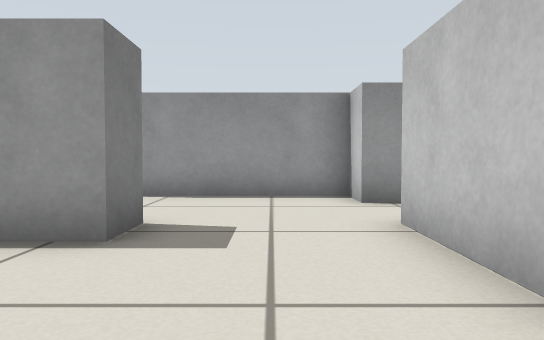
view 1 (above)

18 first-person views from a walk through a Gazebo world. The camera is 0.39 m above the floor, tilts 2° down and sees 70° across. The floor is counted in squares, 0.5 m on a side. Each view is taken from the middle of a square. On the plan, view 1 faces up. The plan holds only what a view shows up to about 12 squares ahead; the rest is blank.

view 2
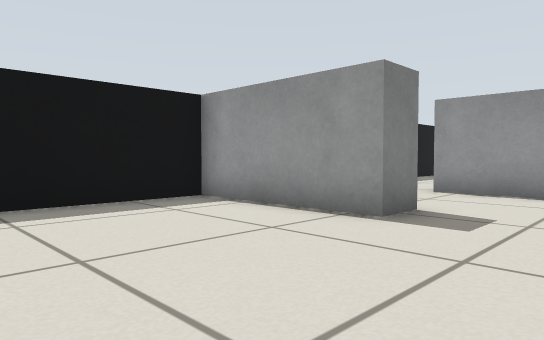

view 3
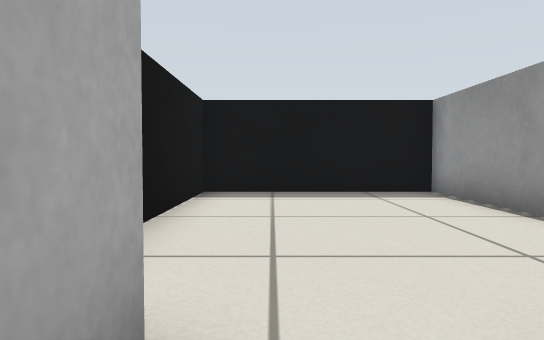

view 4
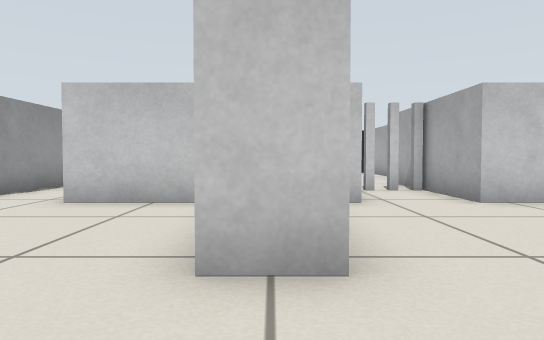

view 5
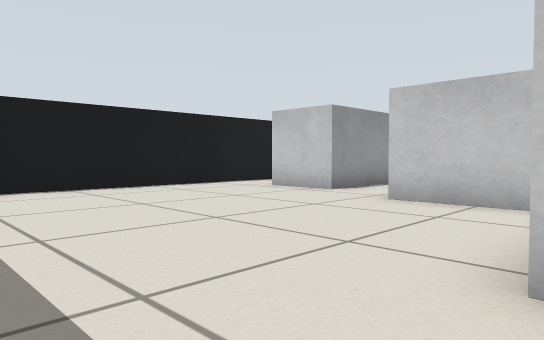

view 6
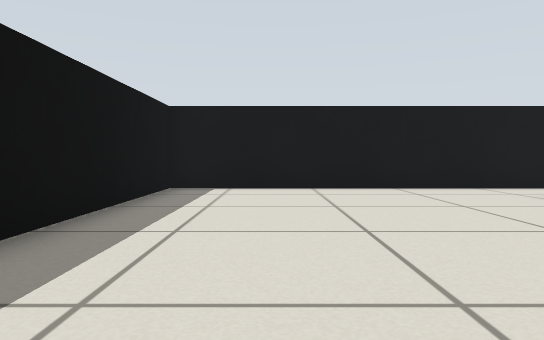

view 7
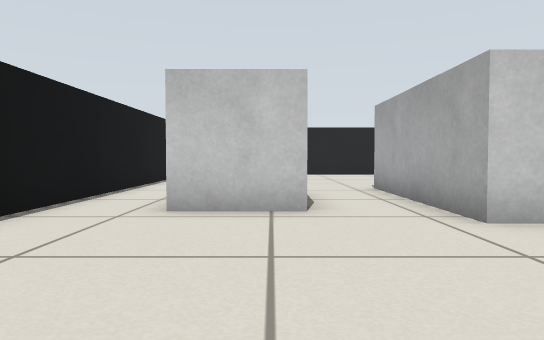

view 8
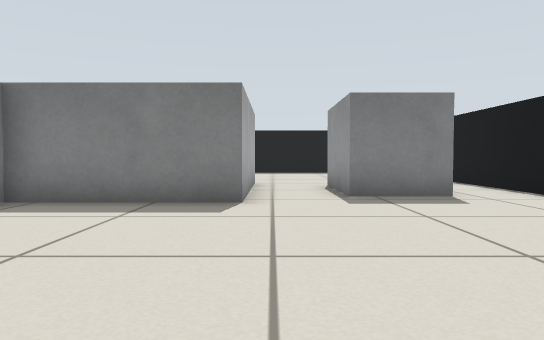

view 9
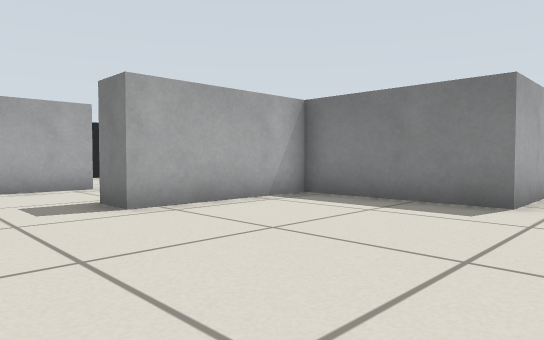

view 10
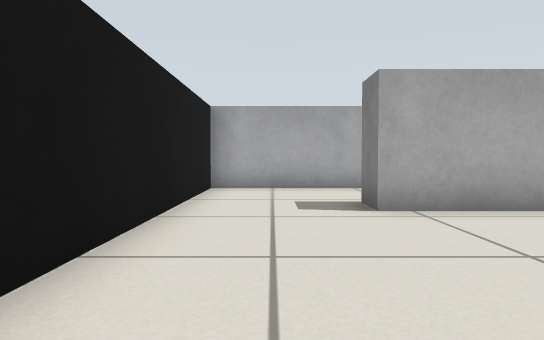

view 11
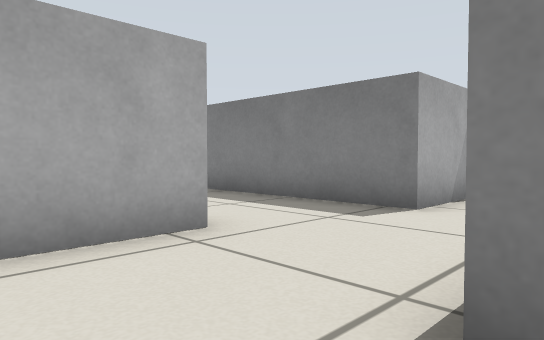

view 12
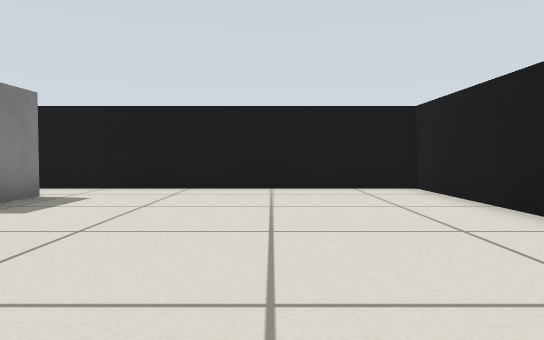

view 13
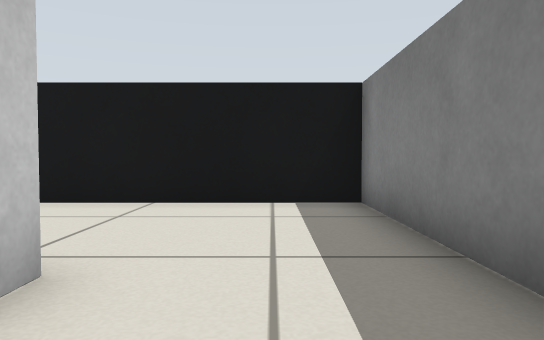

view 14
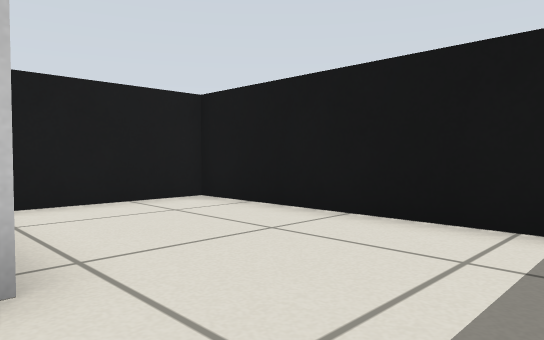

view 15
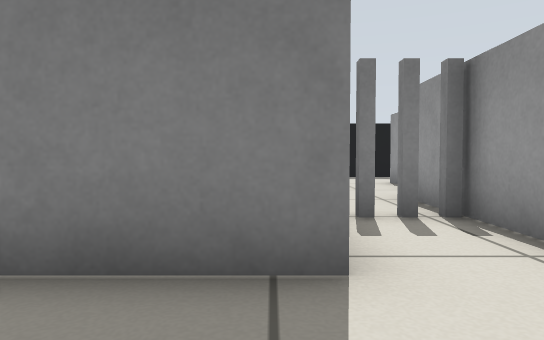

view 16
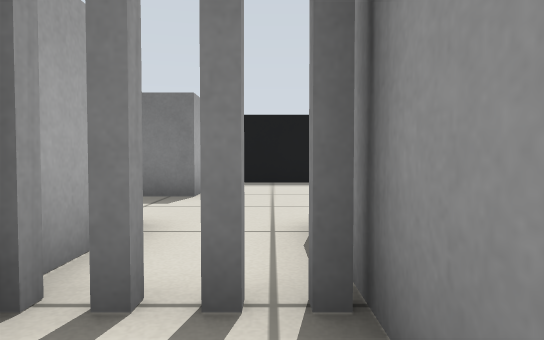

view 17
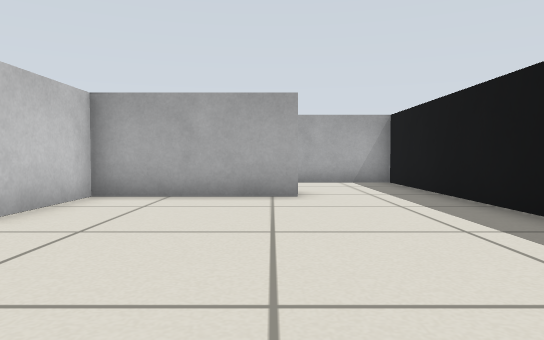

view 18
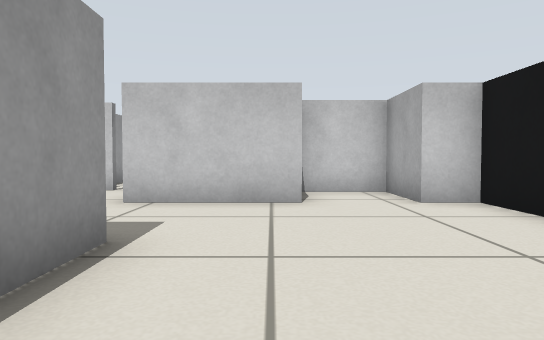

### Floor plan
Key: @ floor where view 1 was taken; # wall or solid block; . floor; B grey box; P grey post.
Columns run from 6 left of view 1 to 14 right of it. Each row starts with its distance up from view 1.
 18 #####################
 17 #...................#
 16 #...................#
 15 #........B B........#
 14 #........BBB........#
 13 #...................#
 12 #...................#
 11 #.......BBBBB.......#
 10 #.......B   B.......#
  9 #.......B   B.......#
  8 #...#####   #.......#
  7 #.......#########...#
  6 #.........P.........#
  5 #.........P.........#
  4 #####...BBBBB.......#
  3 #.......B   B...#####
  2 #.......B   B.......#
  1 #.........B B.......#
  0 #.....@...B B.......#
 -1 #.......#####.......#
 -2 #########   #########

Positions as (right, up) in squares from view 1, and headings:
1: (0, 0), facing up
2: (1, -1), facing up-left
3: (3, 0), facing left
4: (-5, 8), facing right
5: (-5, 8), facing up-right
6: (-3, 8), facing up
7: (-3, 14), facing right
8: (13, 12), facing left
9: (13, 13), facing down-left
10: (12, 13), facing down
11: (12, 7), facing down-left
12: (10, 8), facing up
13: (8, 5), facing down
14: (7, 3), facing down-right
15: (9, 4), facing left
16: (6, 6), facing left
17: (-2, 16), facing down
18: (-5, 2), facing right
